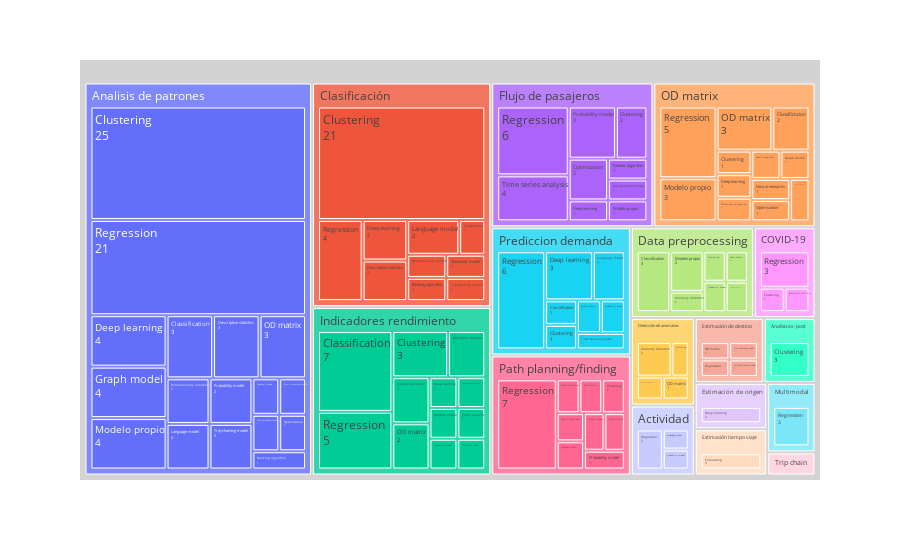

The code cell stored with this chart in its notebook:
### Code cell
aggregated_table = (
    data[columns]
    .groupby(["Analysis type", "Model", "Model type"])[["ID"]]
    .nunique()
    .groupby(["Analysis type", "Model type"])[["ID"]]
    .sum()    
    .sort_values(by="ID")
)
fig = px.treemap(
    aggregated_table.reset_index(),
    path=["Analysis type", "Model type"],
    values="ID",
)
fig.update_traces(
    root_color="lightgrey", textinfo="label+value"
)
# fig.update_layout(margin = dict(t=50, l=25, r=25, b=25))
fig.write_image("img/treemap_analysis_model.svg")
fig.show()

### Figure 1 — Plotly figure (JSON) as saved in the notebook; plotly's stock layout.template omitted (floating-point values rounded to 4 significant figures)
{"data": [{"branchvalues": "total", "domain": {"x": [0, 1], "y": [0, 1]}, "hovertemplate": "labels=%{label}<br>ID=%{value}<br>parent=%{parent}<br>id=%{id}<extra></extra>", "ids": ["Analisis de patrones/Algebraic model", "Data preprocessing/Anomaly detection", "Detección de anomalias/Anomaly detection", "Path planning/finding/Anomaly detection", "Analisis de patrones/Classification", "Clasificación/Classification", "Data preprocessing/Classification", "Indicadores rendimiento/Classification", "Path planning/finding/Classification", "Prediccion demanda/Classification", "OD matrix/Classifictaion", "Analisis de patrones/Clustering", "Analisis ex-post/Clustering", "COVID-19/Clustering", "Clasificación/Clustering", "Detección de anomalias/Clustering", "Flujo de pasajeros/Clustering", "Indicadores rendimiento/Clustering", "OD matrix/Clustering", "Path planning/finding/Clustering", "Prediccion demanda/Clustering", "Analisis de patrones/Deep learning", "Clasificación/Deep learning", "Estimación de origen/Deep learning", "Flujo de pasajeros/Deep learning", "Indicadores rendimiento/Deep learning", "OD matrix/Deep learning", "Prediccion demanda/Deep learning", "Analisis de patrones/Descriptive statistics", "COVID-19/Descriptive statistics", "Clasificación/Descriptive statistics", "Indicadores rendimiento/Descriptive statistics", "Analisis de patrones/Dimensionality reduction", "Clasificación/Dimensionality reduction", "Detección de anomalias/Dimensionality reduction", "OD matrix/Dimensionality reduction", "Indicadores rendimiento/Economical model", "Analisis de patrones/Error correction model", "Indicadores rendimiento/Feature selection", "Data preprocessing/Forecasting", "Estimación tiempo viaje/Forecasting", "Data preprocessing/Game theory", "Flujo de pasajeros/Genetic algorithm", "OD matrix/Genetic algorithm", "Path planning/finding/Genetic algorithms", "Analisis de patrones/Graph model", "OD matrix/Graph model", "Analisis de patrones/Gravity-based model", "Flujo de pasajeros/Gravity-based model", "Actividad/Language model", "Analisis de patrones/Language model", "Clasificación/Language model", "Path planning/finding/Language model", "Prediccion demanda/Language model", "Indicadores rendimiento/Modelo Propio", "Analisis de patrones/Modelo propio", "Data preprocessing/Modelo propio", "Flujo de pasajeros/Modelo propio", "OD matrix/Modelo propio", "Path planning/finding/Modelo propio", "Prediccion demanda/Modelo propio", "OD matrix/Neural networks", "Analisis de patrones/OD matrix", "Detección de anomalias/OD matrix", "Estimación de destino/OD matrix", "Indicadores rendimiento/OD matrix", "OD matrix/OD matrix", "Analisis de patrones/Optimization", "Flujo de pasajeros/Optimization", "OD matrix/Optimization", "Path planning/finding/Optimization", "Indicadores rendimiento/Panel analysis", "Actividad/Probability model", "Analisis de patrones/Probability model", "Data preprocessing/Probability model", "Flujo de pasajeros/Probability model", "Indicadores rendimiento/Probability model", "OD matrix/Probability model", "Path planning/finding/Probability model", "Prediccion demanda/Probability model", "Analisis de patrones/Ranking algorithm", "Clasificación/Ranking algorithm", "Actividad/Regression", "Analisis de patrones/Regression", "COVID-19/Regression", "Clasificación/Regression", "Estimación de destino/Regression", "Flujo de pasajeros/Regression", "Indicadores rendimiento/Regression", "Multimodal/Regression", "OD matrix/Regression", "Path planning/finding/Regression", "Prediccion demanda/Regression", "Indicadores rendimiento/Stochastic mode", "Clasificación/Stochastic model", "Flujo de pasajeros/Time series analysis", "Prediccion demanda/Time series analysis", "Estimación de destino/Trip chaining model", "Estimación de destino/Trip destinaton model", "Analisis de patrones/Trip-chaining model", "Clasificación/Trip-chaining model", "Data preprocessing/Trip-chaining model", "Trip chain/Trip-chaining model", "Actividad", "Analisis de patrones", "Analisis ex-post", "COVID-19", "Clasificación", "Data preprocessing", "Detección de anomalias", "Estimación de destino", "Estimación de origen", "Estimación tiempo viaje", "Flujo de pasajeros", "Indicadores rendimiento", "Multimodal", "OD matrix", "Path planning/finding", "Prediccion demanda", "Trip chain"], "labels": ["Algebraic model", "Anomaly detection", "Anomaly detection", "Anomaly detection", "Classification", "Classification", "Classification", "Classification", "Classification", "Classification", "Classifictaion", "Clustering", "Clustering", "Clustering", "Clustering", "Clustering", "Clustering", "Clustering", "Clustering", "Clustering", "Clustering", "Deep learning", "Deep learning", "Deep learning", "Deep learning", "Deep learning", "Deep learning", "Deep learning", "Descriptive statistics", "Descriptive statistics", "Descriptive statistics", "Descriptive statistics", "Dimensionality reduction", "Dimensionality reduction", "Dimensionality reduction", "Dimensionality reduction", "Economical model", "Error correction model", "Feature selection", "Forecasting", "Forecasting", "Game theory", "Genetic algorithm", "Genetic algorithm", "Genetic algorithms", "Graph model", "Graph model", "Gravity-based model", "Gravity-based model", "Language model", "Language model", "Language model", "Language model", "Language model", "Modelo Propio", "Modelo propio", "Modelo propio", "Modelo propio", "Modelo propio", "Modelo propio", "Modelo propio", "Neural networks", "OD matrix", "OD matrix", "OD matrix", "OD matrix", "OD matrix", "Optimization", "Optimization", "Optimization", "Optimization", "Panel analysis", "Probability model", "Probability model", "Probability model", "Probability model", "Probability model", "Probability model", "Probability model", "Probability model", "Ranking algorithm", "Ranking algorithm", "Regression", "Regression", "Regression", "Regression", "Regression", "Regression", "Regression", "Regression", "Regression", "Regression", "Regression", "Stochastic mode", "Stochastic model", "Time series analysis", "Time series analysis", "Trip chaining model", "Trip destinaton model", "Trip-chaining model", "Trip-chaining model", "Trip-chaining model", "Trip-chaining model", "Actividad", "Analisis de patrones", "Analisis ex-post", "COVID-19", "Clasificación", "Data preprocessing", "Detección de anomalias", "Estimación de destino", "Estimación de origen", "Estimación tiempo viaje", "Flujo de pasajeros", "Indicadores rendimiento", "Multimodal", "OD matrix", "Path planning/finding", "Prediccion demanda", "Trip chain"], "name": "", "parents": ["Analisis de patrones", "Data preprocessing", "Detección de anomalias", "Path planning/finding", "Analisis de patrones", "Clasificación", "Data preprocessing", "Indicadores rendimiento", "Path planning/finding", "Prediccion demanda", "OD matrix", "Analisis de patrones", "Analisis ex-post", "COVID-19", "Clasificación", "Detección de anomalias", "Flujo de pasajeros", "Indicadores rendimiento", "OD matrix", "Path planning/finding", "Prediccion demanda", "Analisis de patrones", "Clasificación", "Estimación de origen", "Flujo de pasajeros", "Indicadores rendimiento", "OD matrix", "Prediccion demanda", "Analisis de patrones", "COVID-19", "Clasificación", "Indicadores rendimiento", "Analisis de patrones", "Clasificación", "Detección de anomalias", "OD matrix", "Indicadores rendimiento", "Analisis de patrones", "Indicadores rendimiento", "Data preprocessing", "Estimación tiempo viaje", "Data preprocessing", "Flujo de pasajeros", "OD matrix", "Path planning/finding", "Analisis de patrones", "OD matrix", "Analisis de patrones", "Flujo de pasajeros", "Actividad", "Analisis de patrones", "Clasificación", "Path planning/finding", "Prediccion demanda", "Indicadores rendimiento", "Analisis de patrones", "Data preprocessing", "Flujo de pasajeros", "OD matrix", "Path planning/finding", "Prediccion demanda", "OD matrix", "Analisis de patrones", "Detección de anomalias", "Estimación de destino", "Indicadores rendimiento", "OD matrix", "Analisis de patrones", "Flujo de pasajeros", "OD matrix", "Path planning/finding", "Indicadores rendimiento", "Actividad", "Analisis de patrones", "Data preprocessing", "Flujo de pasajeros", "Indicadores rendimiento", "OD matrix", "Path planning/finding", "Prediccion demanda", "Analisis de patrones", "Clasificación", "Actividad", "Analisis de patrones", "COVID-19", "Clasificación", "Estimación de destino", "Flujo de pasajeros", "Indicadores rendimiento", "Multimodal", "OD matrix", "Path planning/finding", "Prediccion demanda", "Indicadores rendimiento", "Clasificación", "Flujo de pasajeros", "Prediccion demanda", "Estimación de destino", "Estimación de destino", "Analisis de patrones", "Clasificación", "Data preprocessing", "Trip chain", "", "", "", "", "", "", "", "", "", "", "", "", "", "", "", "", ""], "root": {"color": "lightgrey"}, "textinfo": "label+value", "type": "treemap", "values": [1, 1, 2, 1, 3, 1, 3, 7, 1, 1, 2, 25, 3, 1, 21, 1, 2, 3, 1, 1, 1, 4, 2, 3, 1, 1, 1, 3, 3, 1, 2, 2, 2, 1, 1, 1, 2, 1, 1, 1, 3, 1, 1, 1, 1, 4, 1, 1, 1, 1, 2, 2, 1, 2, 1, 4, 2, 1, 3, 1, 1, 1, 3, 1, 1, 2, 3, 1, 2, 1, 1, 1, 1, 2, 1, 3, 1, 1, 1, 1, 1, 1, 2, 21, 3, 4, 1, 6, 5, 3, 5, 7, 6, 1, 1, 4, 1, 1, 1, 2, 1, 1, 1, 4, 80, 3, 5, 36, 10, 5, 4, 3, 3, 21, 27, 3, 21, 15, 16, 1]}], "layout": {"legend": {"tracegroupgap": 0}, "margin": {"t": 60}}}
